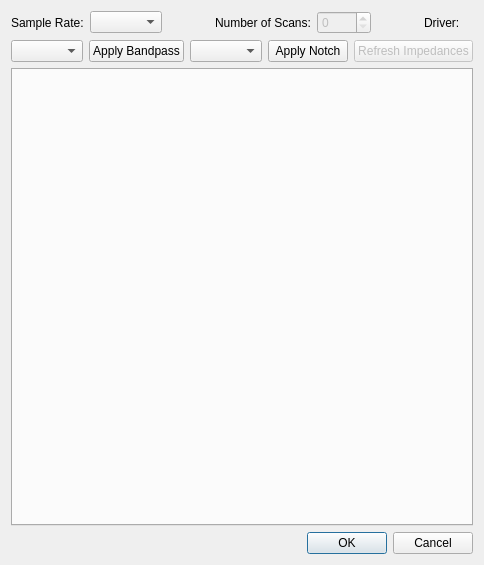
<?xml version="1.0" encoding="UTF-8"?>
<ui version="4.0">
 <class>GUSBDlg</class>
 <widget class="QDialog" name="GUSBDlg">
  <property name="windowModality">
   <enum>Qt::ApplicationModal</enum>
  </property>
  <property name="geometry">
   <rect>
    <x>0</x>
    <y>0</y>
    <width>450</width>
    <height>565</height>
   </rect>
  </property>
  <property name="windowTitle">
   <string>Configure g.USBamp(s)</string>
  </property>
  <layout class="QGridLayout" name="gridLayout">
   <item row="0" column="0">
    <layout class="QVBoxLayout" name="verticalLayout" stretch="0,0,0,0">
     <item>
      <layout class="QHBoxLayout" name="commonConfig_layout">
       <item>
        <widget class="QLabel" name="sampleRate_label">
         <property name="text">
          <string>Sample Rate:</string>
         </property>
        </widget>
       </item>
       <item>
        <widget class="QComboBox" name="sampleRate_combo"/>
       </item>
       <item>
        <spacer name="horizontalSpacer">
         <property name="orientation">
          <enum>Qt::Horizontal</enum>
         </property>
         <property name="sizeHint" stdset="0">
          <size>
           <width>40</width>
           <height>20</height>
          </size>
         </property>
        </spacer>
       </item>
       <item>
        <widget class="QLabel" name="numScans_label">
         <property name="text">
          <string>Number of Scans:</string>
         </property>
        </widget>
       </item>
       <item>
        <widget class="QSpinBox" name="numScans_spinBox">
         <property name="enabled">
          <bool>false</bool>
         </property>
         <property name="maximum">
          <number>4096</number>
         </property>
        </widget>
       </item>
       <item>
        <spacer name="horizontalSpacer_2">
         <property name="orientation">
          <enum>Qt::Horizontal</enum>
         </property>
         <property name="sizeHint" stdset="0">
          <size>
           <width>40</width>
           <height>20</height>
          </size>
         </property>
        </spacer>
       </item>
       <item>
        <widget class="QLabel" name="driver_label">
         <property name="text">
          <string>Driver:</string>
         </property>
        </widget>
       </item>
       <item>
        <widget class="QLabel" name="driver_value">
         <property name="text">
          <string/>
         </property>
        </widget>
       </item>
      </layout>
     </item>
     <item>
      <layout class="QHBoxLayout" name="filters_layout">
       <item>
        <widget class="QComboBox" name="bandpass_comboBox"/>
       </item>
       <item>
        <widget class="QPushButton" name="bandpass_pushButton">
         <property name="text">
          <string>Apply Bandpass</string>
         </property>
        </widget>
       </item>
       <item>
        <widget class="QComboBox" name="notch_comboBox"/>
       </item>
       <item>
        <widget class="QPushButton" name="notch_pushButton">
         <property name="text">
          <string>Apply Notch</string>
         </property>
        </widget>
       </item>
       <item>
        <widget class="QPushButton" name="impedance_pushButton">
         <property name="enabled">
          <bool>false</bool>
         </property>
         <property name="text">
          <string>Refresh Impedances</string>
         </property>
        </widget>
       </item>
      </layout>
     </item>
     <item>
      <widget class="QTabWidget" name="devices_tabWidget">
       <property name="currentIndex">
        <number>-1</number>
       </property>
      </widget>
     </item>
     <item>
      <widget class="QDialogButtonBox" name="buttonBox">
       <property name="orientation">
        <enum>Qt::Horizontal</enum>
       </property>
       <property name="standardButtons">
        <set>QDialogButtonBox::Cancel|QDialogButtonBox::Ok</set>
       </property>
      </widget>
     </item>
    </layout>
   </item>
  </layout>
 </widget>
 <resources/>
 <connections>
  <connection>
   <sender>buttonBox</sender>
   <signal>accepted()</signal>
   <receiver>GUSBDlg</receiver>
   <slot>accept()</slot>
   <hints>
    <hint type="sourcelabel">
     <x>20</x>
     <y>20</y>
    </hint>
    <hint type="destinationlabel">
     <x>20</x>
     <y>20</y>
    </hint>
   </hints>
  </connection>
  <connection>
   <sender>buttonBox</sender>
   <signal>rejected()</signal>
   <receiver>GUSBDlg</receiver>
   <slot>reject()</slot>
   <hints>
    <hint type="sourcelabel">
     <x>20</x>
     <y>20</y>
    </hint>
    <hint type="destinationlabel">
     <x>20</x>
     <y>20</y>
    </hint>
   </hints>
  </connection>
 </connections>
</ui>
